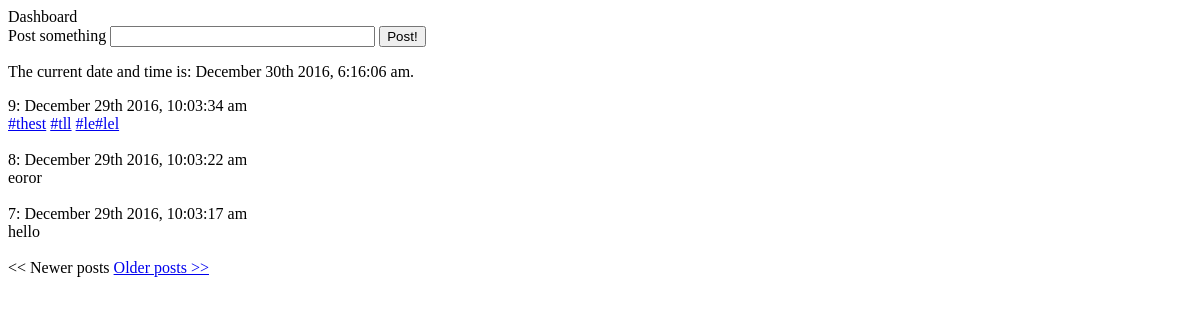
Page / (signed in) on the earlier database version.
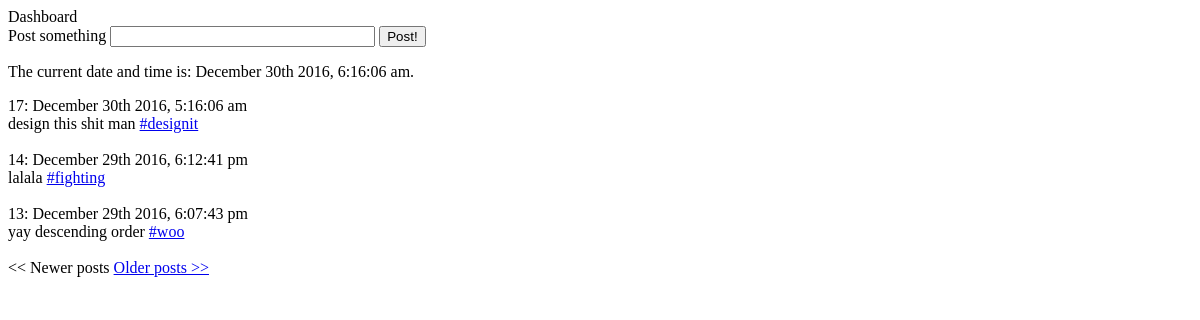
Same page on the later database version.
### moments/models.py (models this page shows, shortened)
class Post(db.Model):
    id = db.Column(db.Integer, primary_key=True)
    body = db.Column(db.String(500))
    timestamp = db.Column(db.DateTime)
    user_id = db.Column(db.Integer, db.ForeignKey('user.id'))

### moments/views.py (the view, shortened to what this page needs)
@moments.route("/", methods=['GET', 'POST'])
@moments.route("/<int:page>", methods=['GET', 'POST'])
def index(page=1):
    if not g.user.is_authenticated:
        return login_manager.unauthorized()
    form = PostForm()
    query_posts = Post.query.filter(Post.user_id == g.user.id).order_by(Post.timestamp.desc())
    posts = query_posts.paginate(page, POSTS_PER_PAGE, False)
    return render_template('dashboard.html', form=form, posts=posts)

### moments/forms.py
class PostForm(FlaskForm):
    post = StringField('post', validators=[DataRequired(), Length(min=1, max=200)])

### moments/models.py (called while the page is built)
    @property
    def is_authenticated(self):
        return True

### moments/views.py (called while the page is built)
@login_manager.user_loader
def load_user(user_id):
    return User.query.filter(User.id==user_id).first()

@moments.before_request
def before_request():
    g.user = current_user

### moments/templates/dashboard.html (shortened to what this page needs)
{% extends "base.html" %}
{% block body %}
<form action="" method="post" name="post">
Post something
{{ form.post(size=30, maxlength=140) }}
<input type="submit" value="Post!">
</form>
<p>The current date and time is: {{ moment().format('MMMM Do YYYY, h:mm:ss a') }}.</p>
    {% for post in posts.items %}
        <div>{{ post.id }}: {{ moment(post.timestamp).format('MMMM Do YYYY, h:mm:ss a')}}
            <br> {{ post.body|safe }}</div><br>
    {% endfor %}
    {% if posts.has_prev %}
        <a href="{{ url_for('index', page=posts.prev_num) }}">&lt;&lt; Newer posts</a>
    {% else %}
        &lt;&lt; Newer posts
    {% endif %}
    {% if posts.has_next %}
        <a href="{{ url_for('index', page=posts.next_num) }}">Older posts &gt;&gt;</a>
    {% else %}
        Older posts &gt;&gt;
    {% endif %}
{% endblock %}

Differences in the rows shown:
no longer on this page (row unchanged): Post: id "9", timestamp "December 29th 2016, 10:03:34 am", body "#thest #tll #le#lel"
no longer on this page (row unchanged): Post: id "8", timestamp "December 29th 2016, 10:03:22 am", body "eoror"
no longer on this page (row unchanged): Post: id "7", timestamp "December 29th 2016, 10:03:17 am", body "hello"
added Post: id "17", timestamp "December 30th 2016, 5:16:06 am", body "design this shit man #designit"
added Post: id "14", timestamp "December 29th 2016, 6:12:41 pm", body "lalala #fighting"
added Post: id "13", timestamp "December 29th 2016, 6:07:43 pm", body "yay descending order #woo"
